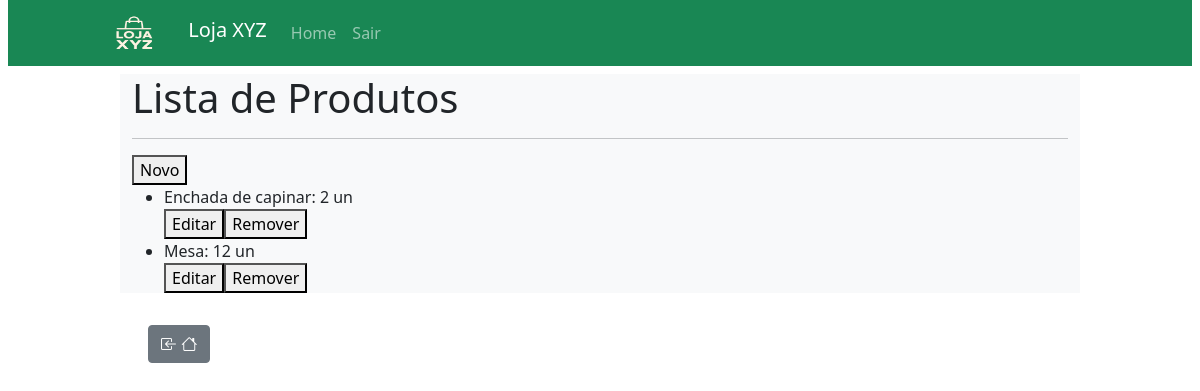
/produtos (signed in), run on an earlier commit of the app's database.
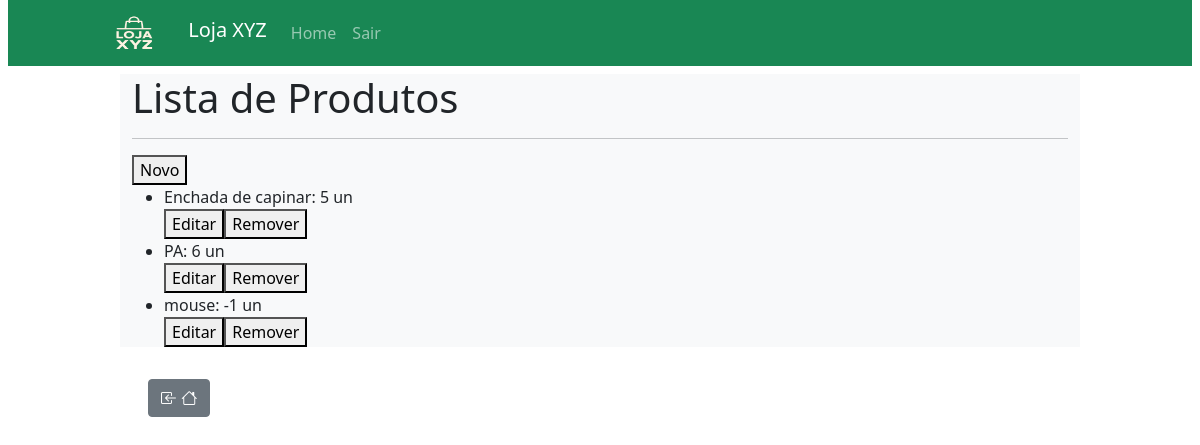
And on a later commit of the database.
### estoque_app/models.py (models this page shows, shortened)
class Produto(models.Model):
    nome = models.CharField(max_length=100)
    descricao = models.TextField(blank=True, null=True)
    quantidade_estoque = models.IntegerField()
    categoria = models.ForeignKey(Categoria, on_delete=models.CASCADE, related_name='produtos')

### estoque_app/views.py (the view)
# urls.py: path('produtos', views.produtos, name='produtos'),
@login_required
def produtos(request):
    produtos = Produto.objects.all().order_by('nome')
    contexto = {'produtos' : produtos}
    return render(request,'produto/produtos.html', contexto)

### estoque_app/templates/produto/produtos.html (shortened to what this page needs)
{% extends 'base.html' %}
{% block conteudo %}
<h1>Lista de Produtos</h1>
<hr>
<a href="{% url 'novo_produto' %}"><button>Novo</button></a>
<div class="produtos-lista">
    <ul>
        {% for produto in produtos %}
        <li>{{ produto.nome }}: {{ produto.quantidade_estoque }} un</li>
        <a href="{% url 'editar_produto' produto.id %}"><button>Editar</button></a><a
            href="{% url 'excluir_produto' produto.id %}"><button>Remover</button></a>
        {% empty %}
        <li>Nenhuma produto cadastrado.</li>
        {% endfor %}
    </ul>
</div>
{% endblock %}

### estoque_app/templates/base.html (shortened to what this page needs)
<!DOCTYPE html>
<html lang="pt-br">
<head>
    {% load static %}
    <link rel="stylesheet" href="https://cdn.jsdelivr.net/npm/bootstrap-icons@1.11.3/font/bootstrap-icons.min.css">
    <link href="https://cdn.jsdelivr.net/npm/bootstrap@5.0.2/dist/css/bootstrap.min.css" rel="stylesheet"
>
</head>
<body>
    <header>
        <nav class="navbar navbar-expand-lg navbar-dark bg-success ms-2 me-2 mb-2">
            <div class="container ms-3">
                <div class="ms-5">
                    <img src="{% static 'img/logoXYZ.png' %}" alt="" width="100" height="50">
                    <span class="navbar-brand mb-0 h1">Loja XYZ</span>
                </div>
                <div class="collapse navbar-collapse" id="navbarNav">
                    <ul class="navbar-nav">
                        <li class="nav-item"><a class="nav-link {% if request.path == '/'%} active {% endif %}"
                                href="{% url 'index' %}">Home</a></li>
                        {% if user.is_authenticated %}
                        <li class="nav-item"><a class="nav-link {% if request.path == '/users/deslogar'%} active {% endif %}"
                                href="{% url 'deslogar' %}">Sair</a></li>
                        {% else %}
                        <li class="nav-item"><a class="nav-link {% if request.path == '/users/logar'%} active {% endif %}"
                                href="{% url 'logar' %}">Entrar</a></li>
                        {% endif %}
                    </ul>
                </div>
            </div>
        </nav>
    </header>
    <div class="container border-dark bg-light" style="width: 60rem;">
        {% block conteudo %} {% endblock %}
    </div>
        <div class="container" style="width: 60rem;">
            {% if request.path != '/' %}
                <a class="btn btn-secondary m-3" href="{% url 'index' %}">
                    <i class="bi bi-box-arrow-in-left"></i>
                    <i class="bi bi-house"></i>
                </a>
                {% endif %}
                </div>
</body>
</html>

What changed in the data, as far as the page shows it:
removed Produto: nome "Mesa", quantidade_estoque "12"
changed Produto "Enchada de capinar": quantidade_estoque "2" → "5"
added Produto: nome "PA", quantidade_estoque "6"
added Produto: nome "mouse", quantidade_estoque "-1"
